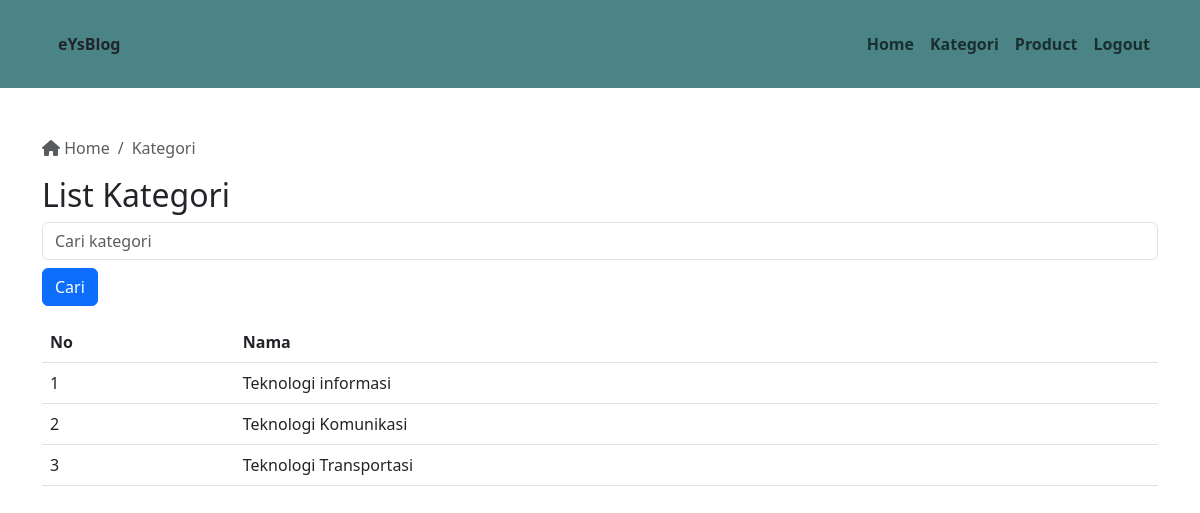
Page /adminpanel/adminuser/kategori.php on the committed database.
### tables this page shows
CREATE TABLE `kategori` (
  `id` int NOT NULL,
  `nama` varchar(100) NOT NULL
);

### adminpanel/adminuser/kategori.php (the view, shortened to what this page needs)
<?php
include "koneksi.php";
$queryKategori = mysqli_query($conn, "SELECT * FROM kategori");
$jumlahkategori = mysqli_num_rows($queryKategori);
?>
<!DOCTYPE html>
<html lang="en">
<head>
    <link href="https://cdn.jsdelivr.net/npm/bootstrap@5.3.0-alpha3/dist/css/bootstrap.min.css" rel="stylesheet">
</head>
<body>
    <?php require "navbar.php"; ?>
    <div class="container mt-5">
        <nav aria-label="breadcrumb">
            <ol class="breadcrumb">
                <li class="breadcrumb-item active" aria-current="page">
                    <a href="admin.php" class="no-decoration text-muted">
                        <i class="fa-solid fa-house"></i> Home
                    </a>
                </li>
                <li class="breadcrumb-item active" aria-current="page">
                    Kategori
                </li>
            </ol>
        </nav>
        <div class="mt-3 mb-2">
            <h2>List Kategori</h2>
            <form id="search-form" class="mb-3">
                <input type="text" id="search-input" name="search" placeholder="Cari kategori" class="form-control">
                <button type="submit" class="btn btn-primary mt-2">Cari</button>
            </form>
            <div class="table-responsive" id="kategori-table">
                <div class="table-responsive">
                    <table class="table">
                        <thead>
                            <tr>
                                <th>No</th>
                                <th>Nama</th>
                            </tr>
                        </thead>
                        <tbody>
                            <?php
                            if ($jumlahkategori == 0) {
                            ?>
                                <tr>
                                    <td colspan=3 class="text-center">Data kategori tidak tersedia</td>
                                </tr>
                                <?php
                            } else {
                                $jumlah = 1;
                                while ($data = mysqli_fetch_array($queryKategori)) {
                                ?>
                                    <tr>
                                        <td><?php echo $jumlah; ?></td>
                                        <td><?php echo $data['nama']; ?></td>
                                    </tr>
                            <?php
                                    $jumlah++;
                                }
                            }
                            ?>
                        </tbody>
                    </table>
                </div>
            </div>
        </div>
    </div>
</body>
</html>

### adminpanel/adminuser/kategori.php (style rules this page uses)
.no-decoration { text-decoration: none; }

### rows in the picture
kategori: nama "Teknologi informasi"
kategori: nama "Teknologi Komunikasi"
kategori: nama "Teknologi Transportasi"
